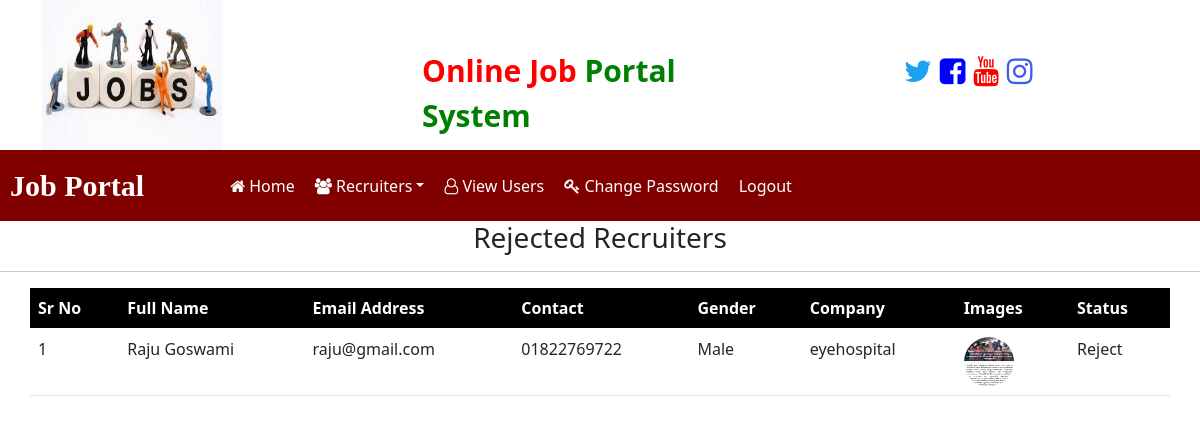
The page /recuiter_rejected/ (signed in) on the database its author committed.
### Recruiters_Login/models.py (models this page shows, shortened)
class Recruiters(models.Model):
    user = models.OneToOneField(User, on_delete=models.CASCADE)
    mobile = models.CharField(max_length=20, null=True)
    image = models.FileField(null=True)
    gender = models.CharField(max_length=10, null=True)
    company = models.CharField(max_length=100, null=True)
    Type = models.CharField(max_length=15, null=True)
    status = models.CharField(max_length=30, null=True)

### job/views.py (the view)
# urls.py: path('recuiter_rejected/', views.recuiter_rejected, name="recuiter_rejected"),
@login_required
def recuiter_rejected(request):
    data = Recruiters.objects.filter(status='Reject')
    context = {'data':data}
    return render(request, 'job/recruiter_rejected.html', context)

### templates/job/recruiter_rejected.html
{% load static %}
{% block content %}
{% include 'job/admin_navbar.html' %}
<h3 class="text-center">Rejected Recruiters</h3>
<hr>
<table id="example" class="table table-hover container">
    <thead style="background-color: black; color: white;">
        <tr>
            <th>Sr No</th>
            <th>Full Name</th>
            <th>Email Address</th>
            <th>Contact</th>
            <th>Gender</th>
            <th>Company</th>
            <th>Images</th>
            <th>Status</th>
        </tr>
    </thead>
    <tbody>
        {% for i in data %}
        <tr>
            <td>{{forloop.counter}}</td>
            <td>{{i.user.first_name}} {{ i.user.last_name}}</td>
            <td>{{i.user.username}}</td>
            <td>{{i.mobile}}</td>
            <td>{{i.gender}}</td>
            <td>{{i.company}}</td>
            <td><img src="{{i.image.url}}" style="height:50px; width: 50px; border-radius: 50%;"></td>
            <td>{{i.status}}</td>
        </tr>
        {% endfor %}
    </tbody>
</table>
{% endblock content %}

### rows shown on the page
Recruiters: user.first_name "Raju", user.last_name "Goswami", user.username "raju@gmail.com", mobile "01822769722", gender "Male", company "eyehospital", image (picture), status "Reject"
